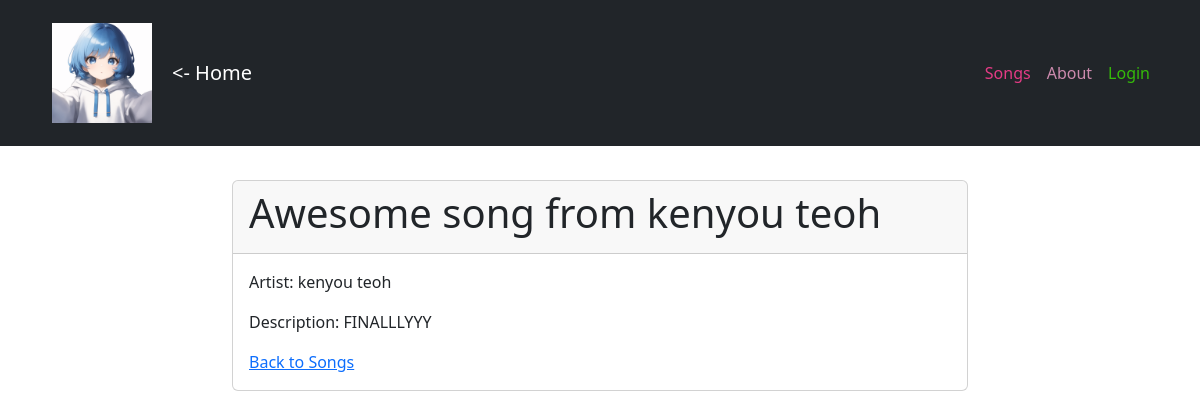
Screenshot of /song/1/ with the database file from the repository.
### musicApp/models.py (models this page shows, shortened)
class song(models.Model):
    name = models.CharField(max_length=100)
    artist = models.CharField(max_length=100)
    description = models.TextField(blank=True)

### musicApp/views.py (the view)
# urls.py: path('song/<int:pk>/', views.songDetailView.as_view(), name='song_detail'),
class songDetailView(DetailView):
    model = song

### musicApp/templates/musicApp/song_detail.html
{% extends 'musicApp/base_template.html' %}
{% block content %}
    <div class="row justify-content-center">
        <div class="col-md-8">
            <div class="card">
                <div class="card-header">
                    <h1>{{ song.name }}</h1>
                </div>
                <div class="card-body">
                    <p>Artist: {{ song.artist }}</p>
                    <p>Description: {{ song.description }}</p>
                    <a href="{% url 'songs' %}">Back to Songs</a>
                </div>
            </div>
        </div>
    </div>
{% endblock %}

### rows the page displays
song: name "Awesome song from kenyou teoh", artist "kenyou teoh", description "FINALLLYYY"
